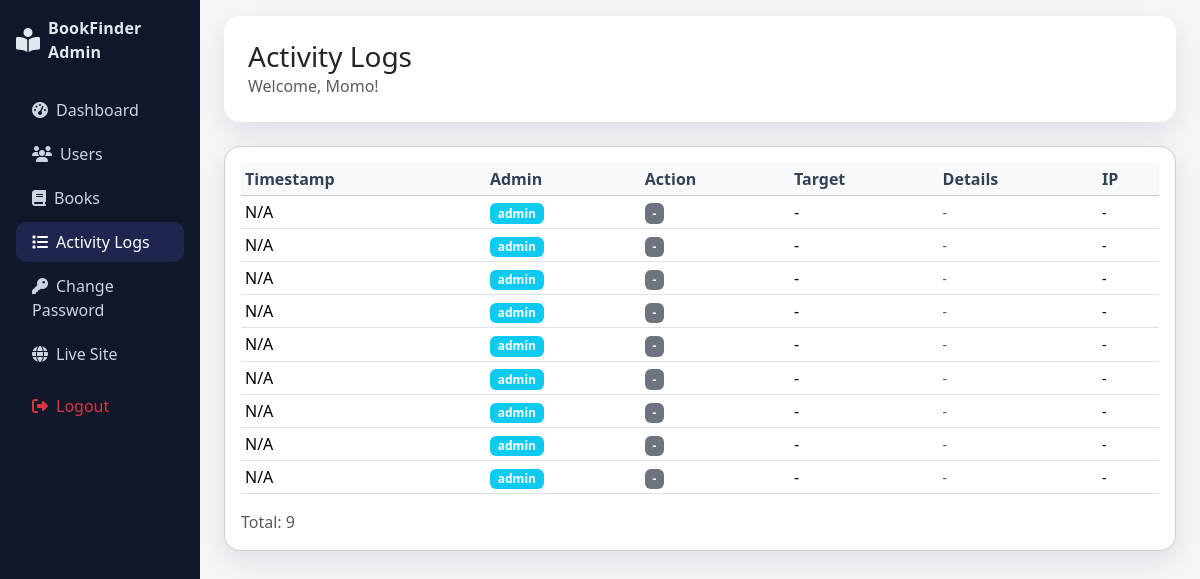
/admin/logs (signed in), run on the app's committed database.
### models.py (models this page shows)
class AdminLog(db.Model):
    __tablename__ = 'admin_logs'
    __table_args__ = {'extend_existing': True}
    id = db.Column(db.Integer, primary_key=True)
    admin_id = db.Column(db.Integer, db.ForeignKey('admin_users.id'), nullable=False)
    action = db.Column(db.String(100), nullable=False)
    target_type = db.Column(db.String(50))
    target_id = db.Column(db.Integer)
    details = db.Column(db.Text)
    ip_address = db.Column(db.String(45))
    timestamp = db.Column(db.DateTime, default=datetime.utcnow)

class AdminUser(db.Model):
    __tablename__ = 'admin_users'
    __table_args__ = {'extend_existing': True}
    id = db.Column(db.Integer, primary_key=True)
    admin_username = db.Column(db.String(80), unique=True, nullable=False)
    admin_email = db.Column(db.String(120), unique=True, nullable=False)
    admin_password = db.Column(db.String(64), nullable=False)
    role = db.Column(db.String(20), default='moderator')
    created_at = db.Column(db.DateTime, default=datetime.utcnow)
    last_login = db.Column(db.DateTime)
    is_active = db.Column(db.Boolean, default=True)

### admin/admin_routes.py (the view)
@admin_bp.route('/logs')
@admin_required
def admin_logs():
    try:
        logs = db.session.query(AdminLog, AdminUser.admin_username) \
                         .join(AdminUser, AdminLog.admin_id == AdminUser.id) \
                         .order_by(AdminLog.timestamp.desc()) \
                         .limit(200).all()
        return render_template('admin/admin_logs.html', logs=logs, total_logs=len(logs))
    except Exception as e:
        print(f"❌ Admin logs error: {e}")
        return render_template('admin/admin_logs.html', logs=[], total_logs=0)

### admin/admin_utils.py (called while the page is built)
def admin_required(f):
    @wraps(f)
    def decorated_function(*args, **kwargs):
        if 'admin_id' not in session:
            return redirect(url_for('admin_bp.admin_login'))
        return f(*args, **kwargs)
    return decorated_function

### templates/admin/admin_logs.html (shortened to what this page needs)
{% extends "admin/admin_base.html" %}
{% block heading %}Activity Logs{% endblock %}
{% block content %}
<div class="card glass">
  <div class="card-body">
    {% if logs %}
      <div class="table-responsive">
        <table class="table table-hover table-sm align-middle">
          <thead class="table-light">
            <tr>
              <th>Timestamp</th><th>Admin</th><th>Action</th><th>Target</th><th>Details</th><th>IP</th>
            </tr>
          </thead>
          <tbody>
          {% for row in logs %}
            {% set log = row %}
            {% set admin_username = row[1] %}
            <tr>
              <td>{{ log.timestamp.strftime('%Y-%m-%d %H:%M:%S') if log.timestamp else 'N/A' }}</td>
              <td><span class="badge bg-info">{{ admin_username or 'N/A' }}</span></td>
              <td><span class="badge bg-secondary">{{ log.action or '-' }}</span></td>
              <td>{% if log.target_type and log.target_id %}{{ log.target_type }}: {{ log.target_id }}{% else %}-{% endif %}</td>
              <td><small class="text-muted">{{ log.details or '-' }}</small></td>
              <td><small>{{ log.ip_address or '-' }}</small></td>
            </tr>
          {% endfor %}
          </tbody>
        </table>
      </div>
      <p class="text-muted m-0">Total: {{ total_logs }}</p>
    {% else %}
      <div class="text-center py-5">
        <i class="fas fa-list fa-3x text-muted mb-3"></i>
        <h5>No activity logs yet.</h5>
        <p class="text-muted m-0">Admin activities will appear here.</p>
      </div>
    {% endif %}
  </div>
</div>
{% endblock %}

### templates/admin/admin_base.html (style rules this page uses)
:root { --sidebar-bg: #0f172a; --sidebar-fg: #e2e8f0; --accent: #6366f1; --accent-2: #22c55e; --card-shadow: 0 10px 30px rgba(2,6,23,.1); }
html { scroll-behavior: smooth; }
body { background: #f6f7fb; }
.glass { background: rgba(255,255,255,.85); backdrop-filter: blur(8px); -webkit-backdrop-filter: blur(8px); box-shadow: var(--card-shadow); border-radius: 16px; }
.table thead th { font-weight: 600; color: #334155; }

### data on the page
AdminLog: timestamp "N/A", action "-", details "-", ip_address "-"
AdminUser: admin_username "admin"
AdminLog: timestamp "N/A", action "-", details "-", ip_address "-"
AdminLog: timestamp "N/A", action "-", details "-", ip_address "-"
AdminLog: timestamp "N/A", action "-", details "-", ip_address "-"
AdminLog: timestamp "N/A", action "-", details "-", ip_address "-"
AdminLog: timestamp "N/A", action "-", details "-", ip_address "-"
AdminLog: timestamp "N/A", action "-", details "-", ip_address "-"
AdminLog: timestamp "N/A", action "-", details "-", ip_address "-"
AdminLog: timestamp "N/A", action "-", details "-", ip_address "-"

### other printed values
{{ session.admin_username }} "Momo"
{{ total_logs }} "9"
